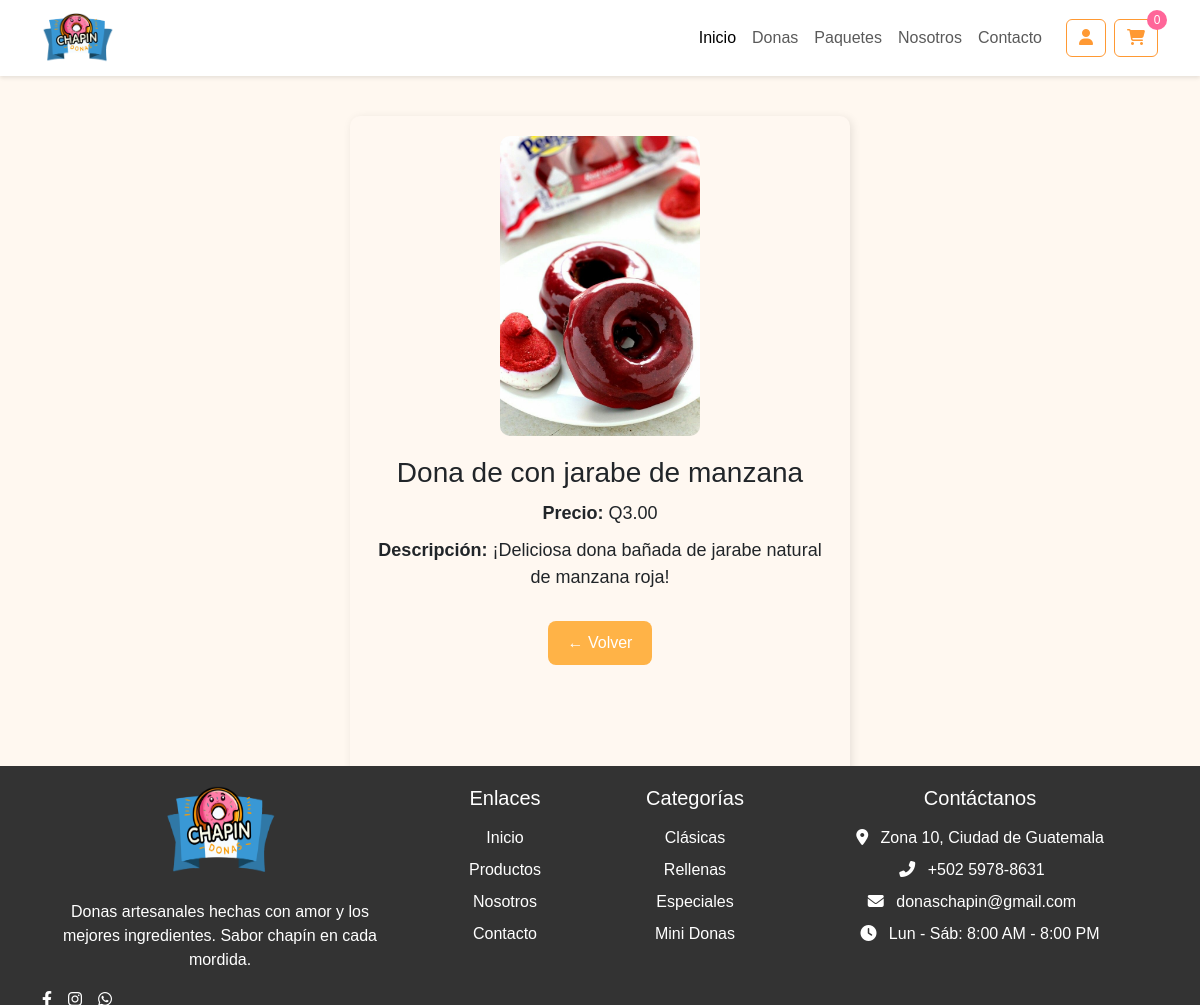
Screenshot of /productos/ver_producto.php?id=20 with the database file from the repository.
### tables this page shows
CREATE TABLE `productos` (
  `id` int NOT NULL AUTO_INCREMENT,
  `nombre` varchar(100) NOT NULL,
  `precio` decimal(10,2) NOT NULL,
  `descripcion` text,
  `imagen` varchar(255) DEFAULT NULL,
  PRIMARY KEY (`id`)
);

### productos/ver_producto.php (the view, shortened to what this page needs)
<?php
include '../includes/db.php';
include '../includes/header.php';
$id = intval($_GET['id']);
$query = "SELECT * FROM productos WHERE id = $id";
$resultado = mysqli_query($conexion, $query);
$producto = mysqli_fetch_assoc($resultado);
?>
<!DOCTYPE html>
<html lang="es">
<head>
</head>
<body>
<div class="detalle-producto">
    <img src="../images/img_productos<?php echo $producto['imagen']; ?>" alt="<?php echo $producto['nombre']; ?>">
    <h2><?php echo $producto['nombre']; ?></h2>
    <p><strong>Precio:</strong> Q<?php echo number_format($producto['precio'], 2); ?></p>
    <p><strong>Descripción:</strong> <?php echo nl2br($producto['descripcion']); ?></p>
    <a class="btn-volver" href="index.php">← Volver</a>
</div>
<?php include '../includes/footer.php'; ?>
</body>
</html>

### includes/header.php (style rules this page uses)
:root { --primary-color: #ff9933; --secondary-color: #ff6699; --dark-color: #333333; --light-color: #ffffff; }
body { font-family: 'Poppins', sans-serif; background-color: #fff8f0; }

### productos/ver_producto.php (style rules this page uses)
.detalle-producto { max-width: 500px; margin: 40px auto; padding: 20px; Background: #fff8f1; border-radius: 10px; box-shadow: 2px 2px 10px rgba(0,0,0,0.1); text-align: center; padding-bottom: 300px; }
.detalle-producto img { max-width: 200px; border-radius: 10px; }
.detalle-producto h2 { margin-top: 20px; font-size: 28px; }
.detalle-producto p { font-size: 18px; margin: 10px 0; }
.btn-volver { display: inline-block; margin-top: 20px; background-color: #ffb347; color: white; padding: 10px 20px; border-radius: 8px; text-decoration: none; }

### rows the page displays
productos: imagen (picture), nombre "Dona de con jarabe de manzana", precio "3.00", descripcion "¡Deliciosa dona bañada de jarabe natural de manzana roja!"
